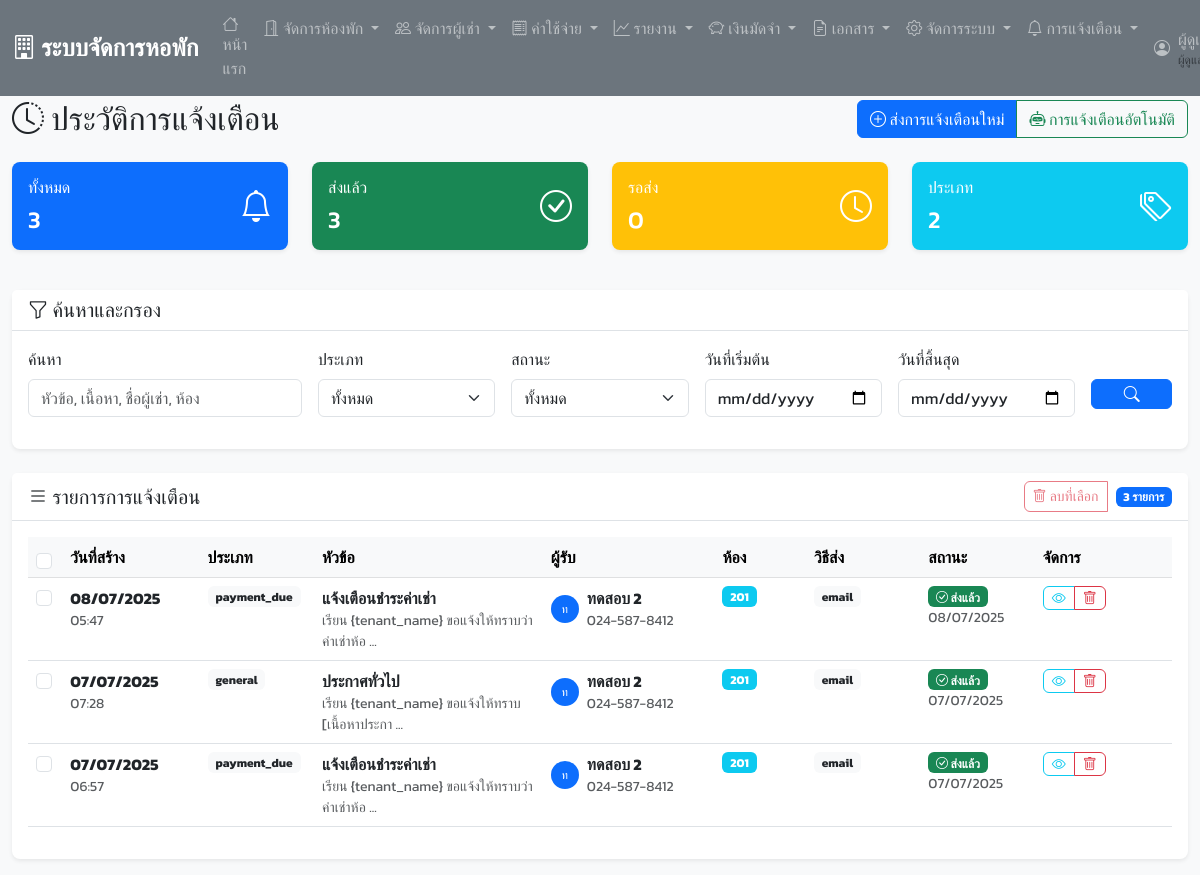
/notification_history.php (signed in), run on the app's committed database.
### tables this page shows
CREATE TABLE `notifications` (
  `notification_id` int(11) NOT NULL,
  `tenant_id` int(11) DEFAULT NULL,
  `notification_type` enum('payment_due','payment_overdue','contract_expiring','maintenance','general') NOT NULL,
  `title` varchar(200) NOT NULL,
  `message` text NOT NULL,
  `is_read` tinyint(1) DEFAULT 0,
  `send_method` enum('system','email','sms') DEFAULT 'system',
  `scheduled_date` date DEFAULT NULL,
  `sent_date` date DEFAULT NULL,
  `created_at` timestamp NOT NULL DEFAULT current_timestamp()
);

CREATE TABLE `tenants` (
  `tenant_id` int(11) NOT NULL,
  `first_name` varchar(50) NOT NULL,
  `last_name` varchar(50) NOT NULL,
  `phone` varchar(15) NOT NULL,
  `email` varchar(100) DEFAULT NULL,
  `id_card` varchar(20) NOT NULL,
  `address` text DEFAULT NULL,
  `emergency_contact` varchar(100) DEFAULT NULL,
  `emergency_phone` varchar(15) DEFAULT NULL,
  `tenant_status` enum('active','inactive') DEFAULT 'active',
  `created_at` timestamp NOT NULL DEFAULT current_timestamp()
);

CREATE TABLE `rooms` (
  `room_id` int(11) NOT NULL,
  `room_number` varchar(10) NOT NULL,
  `room_type` enum('single','double','triple') NOT NULL,
  `monthly_rent` decimal(10,2) NOT NULL,
  `deposit` decimal(10,2) NOT NULL,
  `room_status` enum('available','occupied','maintenance') DEFAULT 'available',
  `floor_number` int(11) DEFAULT NULL,
  `room_description` text DEFAULT NULL,
  `created_at` timestamp NOT NULL DEFAULT current_timestamp()
);

### notification_history.php (the view, shortened to what the rows shown need)
<?php
require_once 'includes/header.php';
$sql = "SELECT n.*, t.first_name, t.last_name, t.phone, r.room_number
        FROM notifications n
        LEFT JOIN tenants t ON n.tenant_id = t.tenant_id
        LEFT JOIN contracts c ON t.tenant_id = c.tenant_id AND c.contract_status = 'active'
        LEFT JOIN rooms r ON c.room_id = r.room_id
        WHERE 1=1";
$params = [];
$sql .= " ORDER BY n.created_at DESC";
try {
    $stmt = $pdo->prepare($sql);
    $stmt->execute($params);
    $notifications = $stmt->fetchAll();
} catch(PDOException $e) {
    $error_message = "เกิดข้อผิดพลาดในการดึงข้อมูล: " . $e->getMessage();
    $notifications = [];
    $stats = ['total_notifications' => 0, 'sent_count' => 0, 'pending_count' => 0, 'type_count' => 0];
}
?>
<div class="container-fluid mt-4">
    <div class="row">
        <div class="col-12">
            <div class="d-flex justify-content-between align-items-center mb-4">
                <h2 class="mb-0">
                    <i class="bi bi-clock-history"></i>
                    ประวัติการแจ้งเตือน
                </h2>
            </div>
            <form method="POST" id="deleteForm">
                <div class="card">
                    <div class="card-body">
                        <?php if (empty($notifications)): ?>
                            <div class="text-center py-5">
                                <i class="bi bi-bell-slash display-1 text-muted"></i>
                                <h4 class="text-muted mt-3">ไม่พบการแจ้งเตือน</h4>
                                <p class="text-muted">ยังไม่มีการแจ้งเตือน หรือไม่มีข้อมูลที่ตรงกับเงื่อนไขการค้นหา</p>
                                <a href="send_notifications.php" class="btn btn-primary">
                                    <i class="bi bi-plus-circle"></i>
                                    ส่งการแจ้งเตือนแรก
                                </a>
                            </div>
                        <?php else: ?>
                            <div class="table-responsive">
                                <table class="table table-hover">
                                    <thead class="table-light">
                                        <tr>
                                            <th width="3%">
                                                <input type="checkbox" class="form-check-input" id="selectAll">
                                            </th>
                                            <th width="12%">วันที่สร้าง</th>
                                            <th width="10%">ประเภท</th>
                                            <th width="20%">หัวข้อ</th>
                                            <th width="15%">ผู้รับ</th>
                                            <th width="8%">ห้อง</th>
                                            <th width="10%">วิธีส่ง</th>
                                            <th width="10%">สถานะ</th>
                                            <th width="12%">จัดการ</th>
                                        </tr>
                                    </thead>
                                    <tbody>
                                        <?php foreach ($notifications as $notification): ?>
                                            <tr>
                                                <td>
                                                    <input type="checkbox" class="form-check-input notification-checkbox"
                                                           name="notifications[]" value="<?php echo $notification['notification_id']; ?>">
                                                </td>
                                                <td>
                                                    <div class="fw-bold"><?php echo formatDate($notification['created_at']); ?></div>
                                                    <small class="text-muted"><?php echo date('H:i', strtotime($notification['created_at'])); ?></small>
                                                </td>
                                                <td>
                                                    <?php
                                                    $type_badges = [
                                                        'payment_due' => '<span class="badge bg-warning">แจ้งชำระ</span>',
                                                        'payment_overdue' => '<span class="badge bg-danger">ค้างชำระ</span>',
                                                        'contract_expiring' => '<span class="badge bg-info">สัญญาหมดอายุ</span>',
                                                        'maintenance' => '<span class="badge bg-secondary">ซ่อมบำรุง</span>',
                                                        'general' => '<span class="badge bg-primary">ทั่วไป</span>'
                                                    ];
                                                    echo $type_badges[$notification['notification_type']] ?? '<span class="badge bg-light text-dark">' . $notification['notification_type'] . '</span>';
                                                    ?>
                                                </td>
                                                <td>
                                                    <div class="fw-bold"><?php echo htmlspecialchars($notification['title']); ?></div>
                                                    <small class="text-muted">
                                                        <?php echo mb_substr(htmlspecialchars($notification['message']), 0, 50, 'UTF-8'); ?>
                                                        <?php if (mb_strlen($notification['message'], 'UTF-8') > 50) echo '...'; ?>
                                                    </small>
                                                </td>
                                                <td>
                                                    <?php if ($notification['first_name']): ?>
                                                        <div class="d-flex align-items-center">
                                                            <div class="avatar bg-primary text-white rounded-circle me-2 flex-shrink-0"
                                                                 style="width: 28px; height: 28px; display: flex; align-items: center; justify-content: center; font-size: 0.7rem;">
                                                                <?php echo mb_substr($notification['first_name'], 0, 1, 'UTF-8'); ?>
                                                            </div>
                                                            <div class="min-w-0">
                                                                <div class="fw-bold text-truncate"><?php echo $notification['first_name'] . ' ' . $notification['last_name']; ?></div>
                                                                <small class="text-muted"><?php echo $notification['phone']; ?></small>
                                                            </div>
                                                        </div>
                                                    <?php else: ?>
                                                        <span class="text-muted">-</span>
                                                    <?php endif; ?>
                                                </td>
                                                <td>
                                                    <?php if ($notification['room_number']): ?>
                                                        <span class="badge bg-info"><?php echo $notification['room_number']; ?></span>
                                                    <?php else: ?>
                                                        <span class="text-muted">-</span>
                                                    <?php endif; ?>
                                                </td>
                                                <td>
                                                    <?php
                                                    $method_badges = [
                                                        'email' => '<span class="badge bg-primary">อีเมล</span>',
                                                        'sms' => '<span class="badge bg-success">SMS</span>',
                                                        'system' => '<span class="badge bg-secondary">ระบบ</span>'
                                                    ];
                                                    echo $method_badges[$notification['send_method']] ?? '<span class="badge bg-light text-dark">' . $notification['send_method'] . '</span>';
                                                    ?>
                                                </td>
                                                <td>
                                                    <?php if ($notification['sent_date']): ?>
                                                        <span class="badge bg-success">
                                                            <i class="bi bi-check-circle"></i>
                                                            ส่งแล้ว
                                                        </span>
                                                        <br><small class="text-muted"><?php echo formatDate($notification['sent_date']); ?></small>
                                                    <?php endif; ?>
                                                </td>
                                                <td>
                                                    <div class="btn-group" role="group">
                                                        <button type="button" class="btn btn-sm btn-outline-info"
                                                                data-bs-toggle="modal"
                                                                data-bs-target="#viewModal"
                                                                data-title="<?php echo htmlspecialchars($notification['title']); ?>"
                                                                data-message="<?php echo htmlspecialchars($notification['message']); ?>"
                                                                data-type="<?php echo $notification['notification_type']; ?>"
                                                                data-created="<?php echo formatDateTime($notification['created_at']); ?>"
                                                                title="ดูรายละเอียด">
                                                            <i class="bi bi-eye"></i>
                                                        </button>
                                                        <a href="notification_history.php?delete=<?php echo $notification['notification_id']; ?>"
                                                           class="btn btn-sm btn-outline-danger"
                                                           title="ลบ"
                                                           onclick="return confirm('ต้องการลบการแจ้งเตือนนี้หรือไม่?')">
                                                            <i class="bi bi-trash"></i>
                                                        </a>
                                                    </div>
                                                </td>
                                            </tr>
                                        <?php endforeach; ?>
                                    </tbody>
                                </table>
                            </div>
                        <?php endif; ?>
                    </div>
                </div>
            </form>
        </div>
    </div>
</div>
<?php require_once 'includes/footer.php'; ?>

### data on the page
notifications: created_at "08/07/2025", created_at "05:47", notification_type "payment_due", title "แจ้งเตือนชำระค่าเช่า", message "เรียน {tenant_name} ขอแจ้งให้ทราบว่า ค่าเช่าห้อ", tenant.first_name "ท", tenant.first_name "ทดสอบ", tenant.last_name "2", tenant.phone "024-587-8412", rooms.room_number "201", send_method "email", sent_date "08/07/2025"
notifications: created_at "07/07/2025", created_at "07:28", notification_type "general", title "ประกาศทั่วไป", message "เรียน {tenant_name} ขอแจ้งให้ทราบ [เนื้อหาประกา", tenant.first_name "ท", tenant.first_name "ทดสอบ", tenant.last_name "2", tenant.phone "024-587-8412", rooms.room_number "201", send_method "email", sent_date "07/07/2025"
notifications: created_at "07/07/2025", created_at "06:57", notification_type "payment_due", title "แจ้งเตือนชำระค่าเช่า", message "เรียน {tenant_name} ขอแจ้งให้ทราบว่า ค่าเช่าห้อ", tenant.first_name "ท", tenant.first_name "ทดสอบ", tenant.last_name "2", tenant.phone "024-587-8412", rooms.room_number "201", send_method "email", sent_date "07/07/2025"

### other printed values
$stats['total_notifications'] "3"
$stats['sent_count'] "3"
$stats['pending_count'] "0"
$stats['type_count'] "2"
count($notifications) "3"
